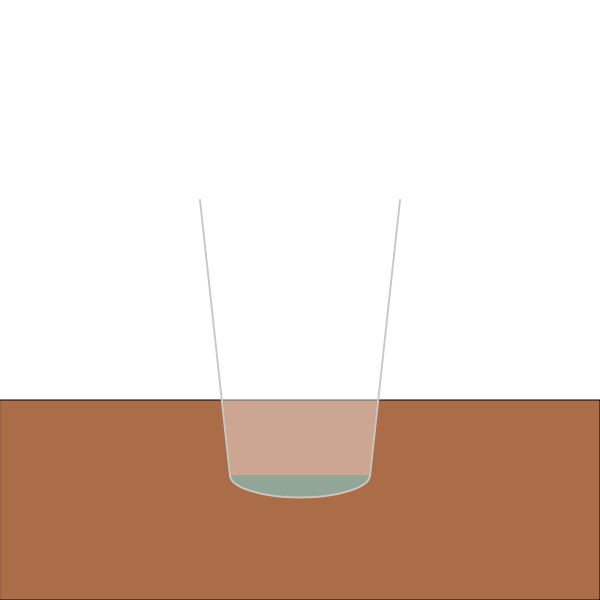
Frame 1 (no input)
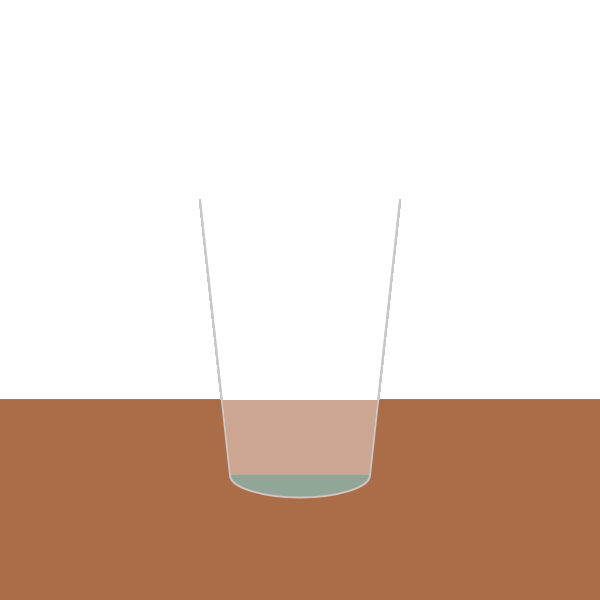
Frame 60 (no input)
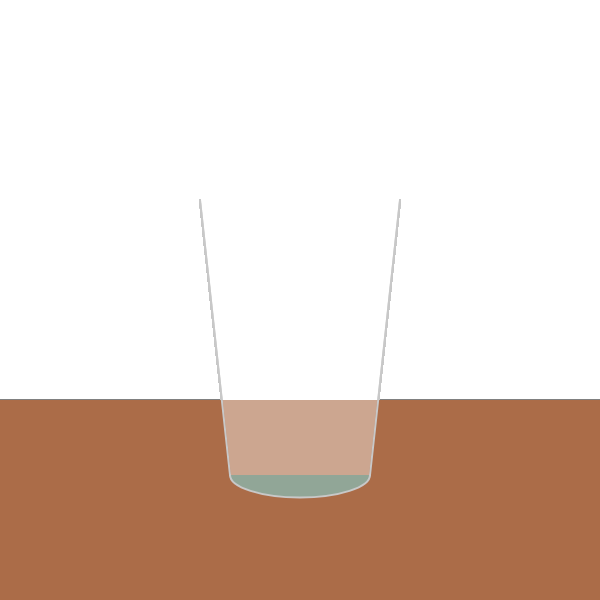
Frame 120 (the mouse pressed at the canvas centre since frame 60)

The p5.js sketch that drew these frames (run headless with seeded random() and noise() and a simulated clock; from frame 60 on, the mouse is pressed at the canvas centre):

// p5.js sketch
// ── sketch.js
///////// THIRSTY //////////

//draw a line that represents a table/surface
//draw an empty cup
//every time the mouse is clicked
//a level of water will be added
//until the glass is full !
//thirsty meter to keep track of thirst

var waterX = 0;
var waterY = 0;
var counter = 0;

function setup() {
  createCanvas(600, 600);
}

function draw() {
  table();
  water(waterX, waterY);
  cup();
}

//draws line that depicts the surface table
function table() {
  fill(171, 108, 72); //brown
  rect(0, 400, 600, 200);
}

//fills glass with water to the top
function water(waterX, waterY) {
  fill(115, 231, 240, 120) //blue
  beginShape();
  noStroke();
  //vertex(201 + waterX, 200 + waterY);
  //vertex(399 - waterX, 200 + waterY);
  vertex(369 + waterX, 475 - waterY);
  vertex(231 - waterX, 475 - waterY);
  vertex(231, 475);
  vertex(369, 475);
  endShape();
}

//draws a glass cup
function cup() {
  strokeWeight(2);
  fill(255);
  stroke(200);
  //ellipse(300, 200, 200, 30);
  line(200, 200, 230, 475);
  line(400, 200, 370, 475);
  fill(115, 231, 240, 120);
  arc(300, 475, 140, 45, 0, PI, OPEN);
  //makes the cup look glassy
  fill(255, 100)
  noStroke();
  beginShape();
  vertex(201, 200);
  vertex(399, 200);
  vertex(369, 475);
  vertex(231, 475);
  endShape();
}

//when the spacebar is pressed, the water level will increase
function keyPressed() {
  if (keyCode == 32) {
    waterX += 1.1;
    waterY += 10;
  }
}
